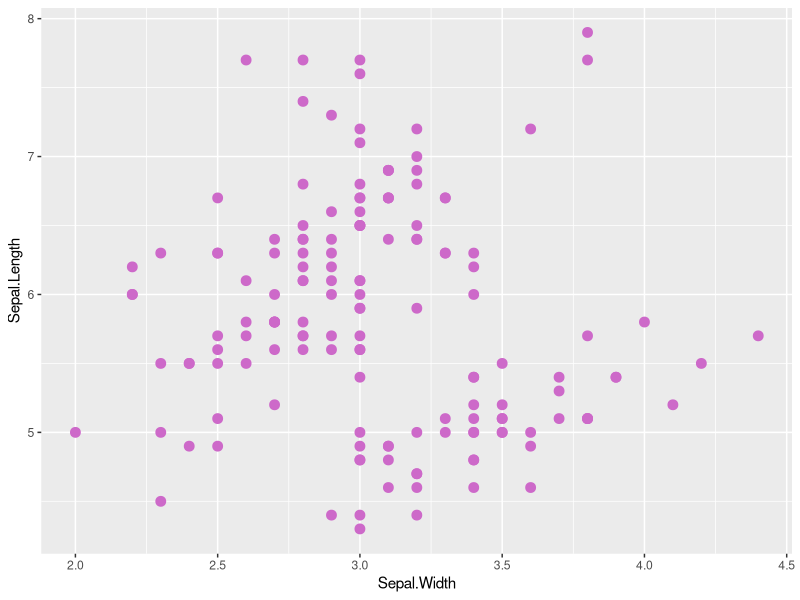
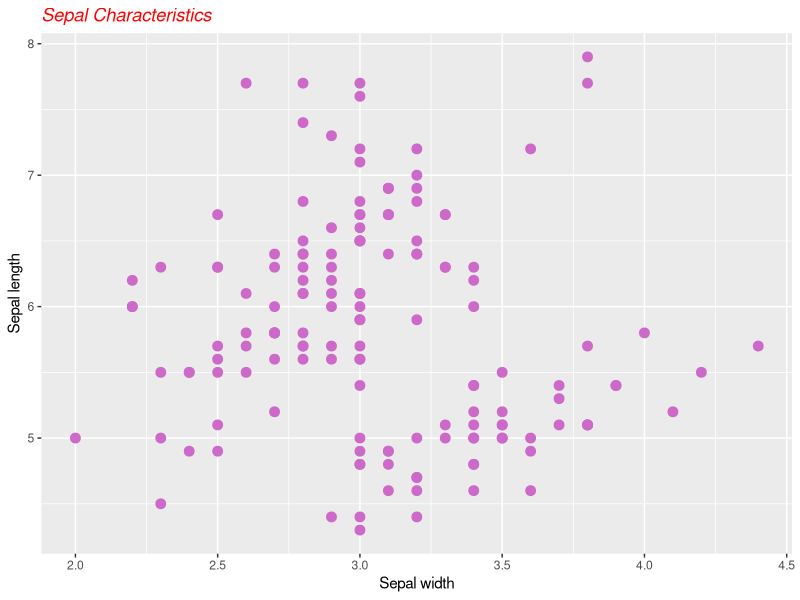
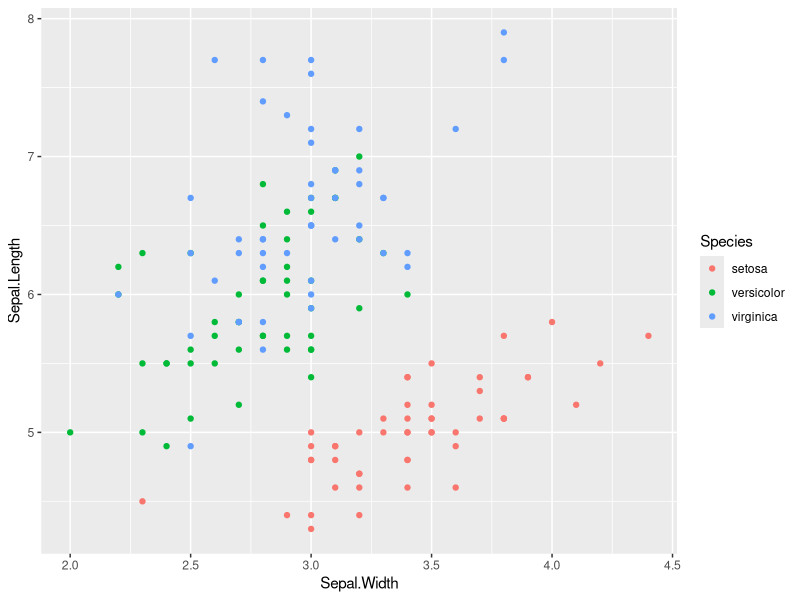
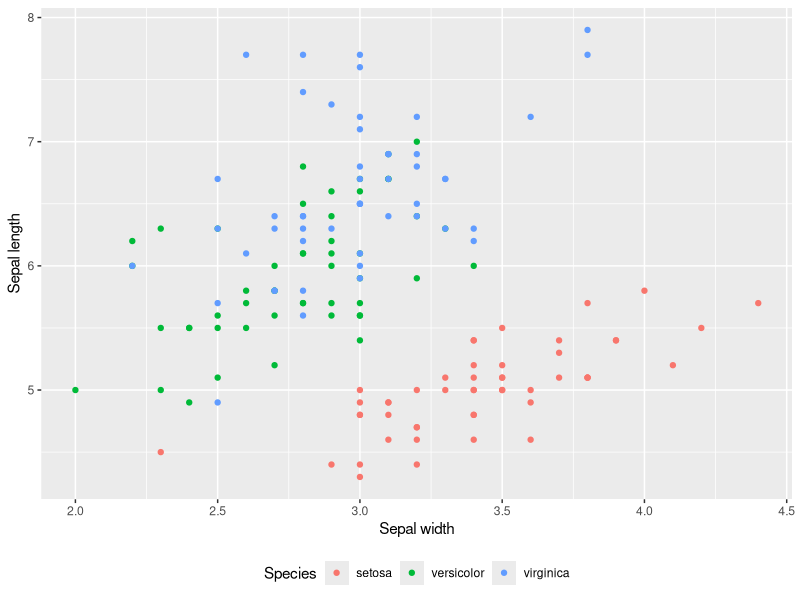

R code for these plots, in order: (Note: this script raises an error after producing the figures.)
## ---- chunk 1
require(knitr) 
#options(width=80)
opts_chunk$set(list(dev = 'png', fig.cap='', fig.show='hold', dpi=100, fig.width=5, fig.height=5, fig.pos='H!'))#, fig.path="figures/lm-"))
opts_knit$set(root.dir="./data")
show_solution <- if (exists("show_solution_mk")){
  show_solution_mk
} else {
  FALSE
}

## ---- chunk 2
require(tidyverse)
require(grid)
## ---- chunk 3
data("iris")
## ---- chunk 4
dim(iris)
head(iris)
str(iris)
## ---- chunk 5
marvel_wikia_data <- read_csv("marvel-wikia-data.csv")
## ---- chunk 6
dim(marvel_wikia_data)
head(marvel_wikia_data)
## ---- chunk 7
pl <- ggplot(data = iris, mapping = aes(x=Sepal.Width, y=Sepal.Length)) +
        geom_point(size=3, colour="orchid3", fill="orchid3")
pl
## ---- chunk 8

pl + ggtitle("Sepal Characteristics") +
  labs(x = "Sepal width", y = "Sepal length") +
  theme(plot.title=element_text(face="italic", colour="red"))

## ---- chunk 9
pl <- ggplot(data = iris, mapping = aes(x=Sepal.Width, y=Sepal.Length, colour=Species)) +
        geom_point()
pl
## ---- chunk 10
pl + 
  labs(x = "Sepal width", y = "Sepal length") +
  theme(legend.position="bottom") 

## ---- chunk 11

number_characters <- marvel_wikia_data %>% 
  group_by(Year, SEX) %>%
  summarise(new_char = n()) %>%
  ungroup()
## ---- chunk 12
ggplot(data=number_characters, mapping=aes(x=Year, y=new_char, colour= SEX)) +
  geom_line() 
## ---- chunk 13

ggplot(data=number_characters, mapping=aes(x=Year, y=new_char, colour= SEX)) +
  geom_line(mapping=aes(linetype = SEX)) + 
  geom_point(mapping=aes(shape = SEX))

## ---- chunk 14

ggplot(data=number_characters, mapping=aes(x=Year, y=new_char, colour= SEX)) +
  geom_line(mapping=aes(colour = SEX)) + labs(x = "Year", y = "Number of characters") +
  scale_colour_brewer(palette="PuBu", name = "Characters gender",
                      labels=c("Agender", "Female", "Genderfluid", 
                               "Male", "Not available"))


## ---- chunk 15
ggplot(data=marvel_wikia_data, mapping=aes(x=ALIGN, fill=SEX)) + 
    geom_bar(width=0.7) +
    theme(axis.text.x = element_text(angle=30, hjust=1, vjust=1))
## ---- chunk 16

pl <- ggplot(data = marvel_wikia_data %>%
         filter(HAIR == "Black Hair" | HAIR == "Blond Hair"), 
       mapping=aes(x=ALIGN, fill=HAIR)) + 
    geom_bar(width=0.7) +
    theme(axis.text.x = element_text(angle=30, hjust=1, vjust=1))
pl

## ---- chunk 17

pl + scale_fill_manual(values=c("grey20", "gold3")) +
    labs(x = "Character type")

## ---- chunk 18

ggplot(data = marvel_wikia_data %>%
         filter(SEX == "Male Characters" | SEX == "Female Characters"), 
       mapping=aes(x=ALIGN, fill=SEX)) + 
  geom_bar(width=0.5, position="dodge")+
  coord_flip() + labs(x = "Character type")

## ---- chunk 19

data_ex2_barplot <- marvel_wikia_data %>%
         filter(SEX == "Male Characters" | SEX == "Female Characters") %>%
         filter(EYE == "Blue Eyes" | EYE == "Brown Eyes" | EYE == "Black Eyes")

ggplot(data = , data_ex2_barplot, mapping=aes(x=ALIGN, fill=SEX)) + 
  geom_bar(width=0.5, position="dodge") + 
  labs(x = "Character type") + coord_flip() +
  facet_grid(~EYE) + theme(legend.position="bottom") + 
  scale_fill_manual(values=c("lightpink1", "lightblue1"), 
                    labels = c("Male", "Female"), name = c("Characters gender"))

## ---- chunk 20
pl <- ggplot(data=iris, aes(x=Sepal.Length)) + 
    geom_histogram(fill="hotpink", colour="deeppink", bins=15)
pl
## ---- chunk 21

ggplot(data=iris, aes(x=Sepal.Length, fill = Species)) + 
  geom_histogram(bins = 14, colour="deeppink") +
  scale_fill_brewer(palette="PuRd")

  
## ---- chunk 22
pl +
  facet_grid(Species ~ .)
## ---- chunk 23
ggplot(data=marvel_wikia_data %>% filter(Year == 2012), aes(x = 0, y = APPEARANCES)) + 
  xlab("") + geom_boxplot(colour = "aquamarine4", fill = "aquamarine2", 
  outlier.colour="red", outlier.shape=10, outlier.size=2) 

## ---- chunk 24

data_boxplot <- marvel_wikia_data %>% filter(Year == 2012) %>% 
         filter(ALIGN == "Bad Characters" | ALIGN == "Good Characters")

ggplot(data = data_boxplot, aes(x = ALIGN, y = APPEARANCES)) +
  labs(x = "Character type") +
  geom_boxplot(colour = "aquamarine4", fill = "aquamarine2", 
  outlier.colour="red", outlier.shape=10, outlier.size=2) 

